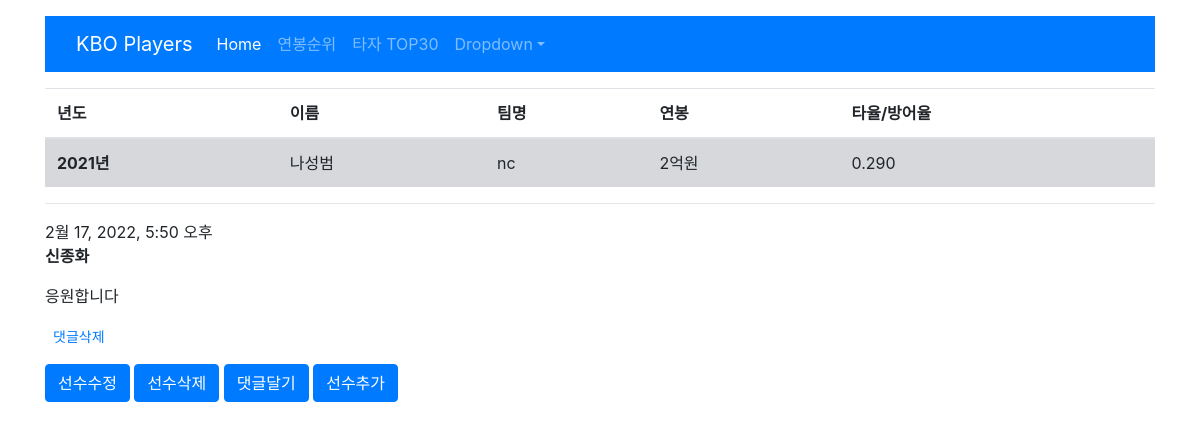
/kboplayer/2, run on an earlier commit of the app's database.
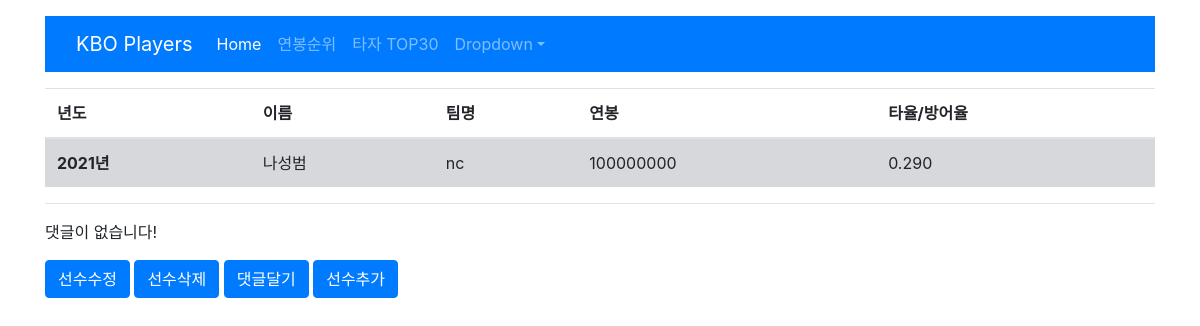
And on a later commit of the database.
### kbo_player/models.py (models this page shows, shortened)
class Kboplayer(models.Model):
    name = models.CharField(max_length=100) #선수이름
    team = models.CharField(max_length=10,choices=team_choices,default=None) #소속팀명
    position = models.CharField(max_length=5,choices=position_choices,default=None) #포지션
    year_money = models.CharField(max_length=1000,null=True)
    year = models.CharField(max_length=100,null=True)
    created_date = models.DateTimeField(default=timezone.now)
    update_date = models.DateTimeField(blank=True,null=True)
    attack_or_attacked = models.CharField(max_length=100,null=True)

class Comment(models.Model):
    player_post = models.ForeignKey('kbo_player.Kboplayer',on_delete=models.CASCADE, related_name='comments')
    author = models.CharField(max_length=100)
    text = models.TextField()
    created_date = models.DateTimeField(default=timezone.now())

### kbo_player/views.py (the view)
# urls.py: path('player/<int:pk>',views.kbo_player_detail,name = 'kbo_player_detail'),
def kbo_player_detail(request,pk): #선수상세목록
    player_detail = Kboplayer.objects.get(pk=pk)
    return render(request,'kbo_player/kbo_detail_list.html',{'players_detail':player_detail})

### kbo_player/templates/kbo_player/kbo_detail_list.html
{% extends 'kbo_player/base.html' %}
    {% block content %}
    <table class="table table-hover">
  <thead>
    <tr>
        <th scope="col">년도</th>
      <th scope="col">이름</th>
      <th scope="col">팀명</th>
      <th scope="col">연봉</th>
      <th scope="col">타율/방어율</th>
    </tr>
  </thead>
  <tbody>
    <tr class="table-secondary">
      <th scope="row">{{players_detail.year}}</th>
      <td>{{players_detail.name}}</td>
      <td>{{players_detail.team}}</td>
      <td>{{players_detail.year_money}}</td>
      <td>{{players_detail.attack_or_attacked}}</td>
    </tr>
  </tbody>
</table>
</table>
<hr>
{% for comment in players_detail.comments.all %}
    <div class = "cm-comment">
        <div class = "date">{{comment.created_date}}</div>
        <div><strong>{{comment.author}}</strong></div>
        <div><p>{{comment.text|linebreaks}}
             <a class="btn-sm btn-outline-primary" href="{% url 'comment_remove' pk=comment.pk%}">
                댓글삭제
            </a>
            </p>
        </div>
    </div>
    {% empty %}
        <p> 댓글이 없습니다!</p>
{% endfor %}
<a class="btn btn-primary" href="{% url 'kbo_player_edit' pk=players_detail.pk %}">
     <span class="btn-primary">선수수정</span>
   </a>
<a class="btn btn-primary" href="{% url 'kbo_player_remove' pk=players_detail.pk %}">
     <span class="btn-primary">선수삭제</span>
   </a>
<a class="btn btn-primary" href="{% url 'add_comment_to_player' pk=players_detail.pk%}">댓글달기</a>
    {% endblock %}

What changed in the data, as far as the page shows it:
removed Comment: created_date "2월 17, 2022, 5:50 오후", author "신종화", text "응원합니다"
changed Kboplayer "나성범": year_money "2억원" → "100000000"
Also different on the page:
text now shown: "댓글이 없습니다!"
